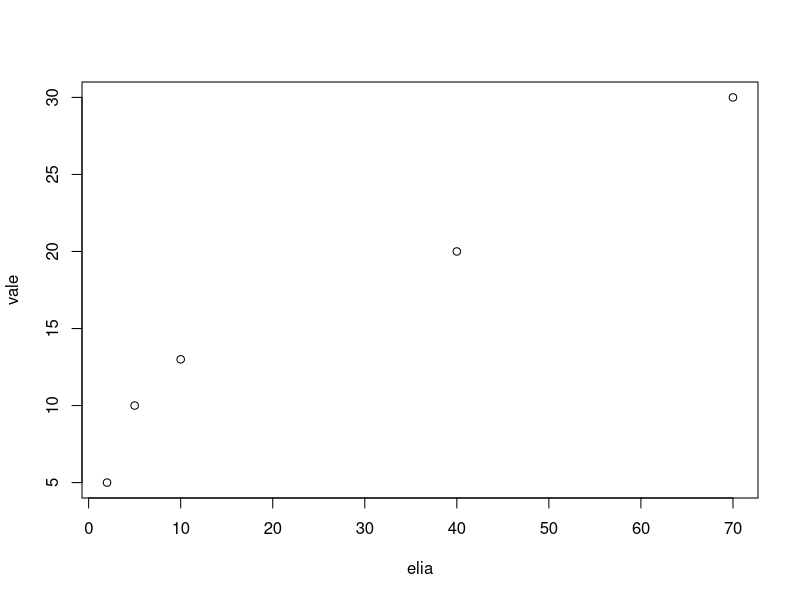
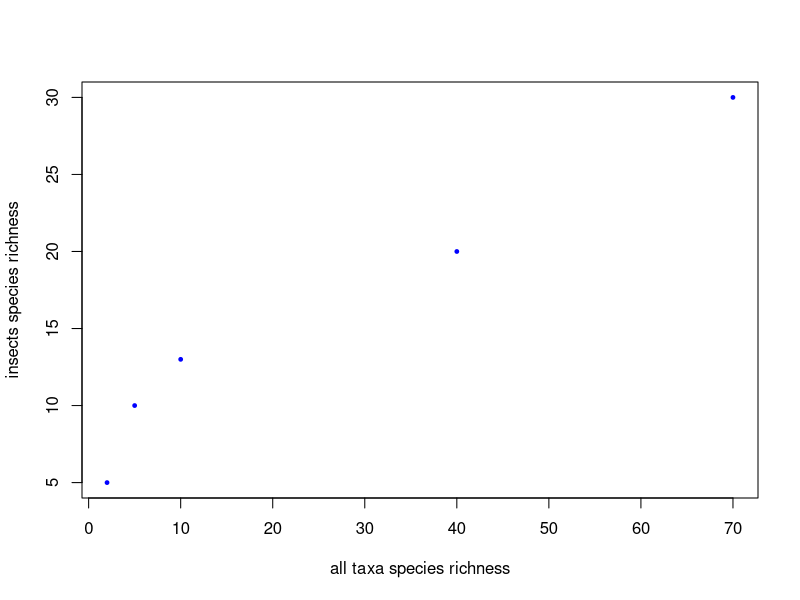
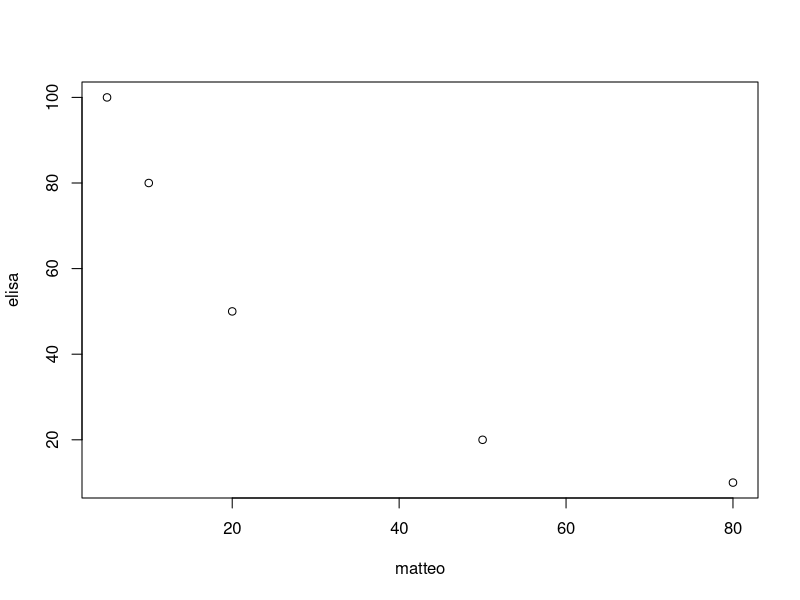
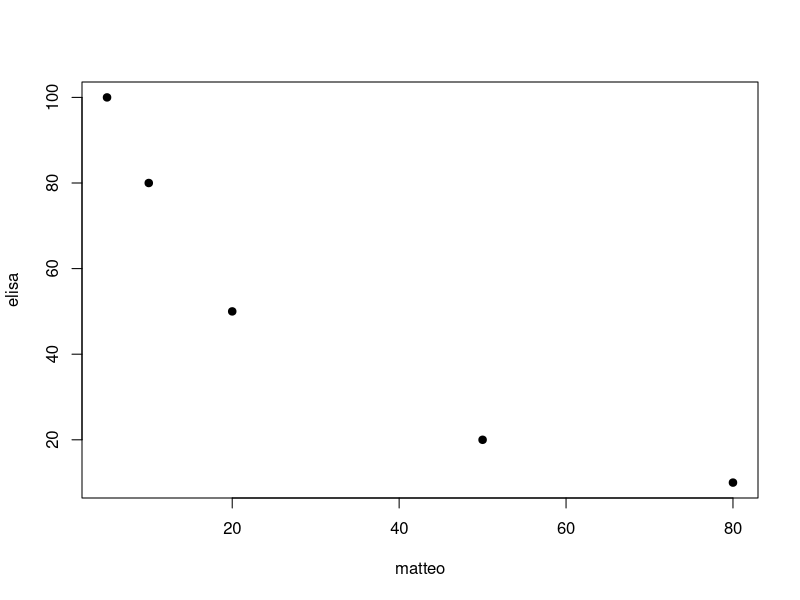
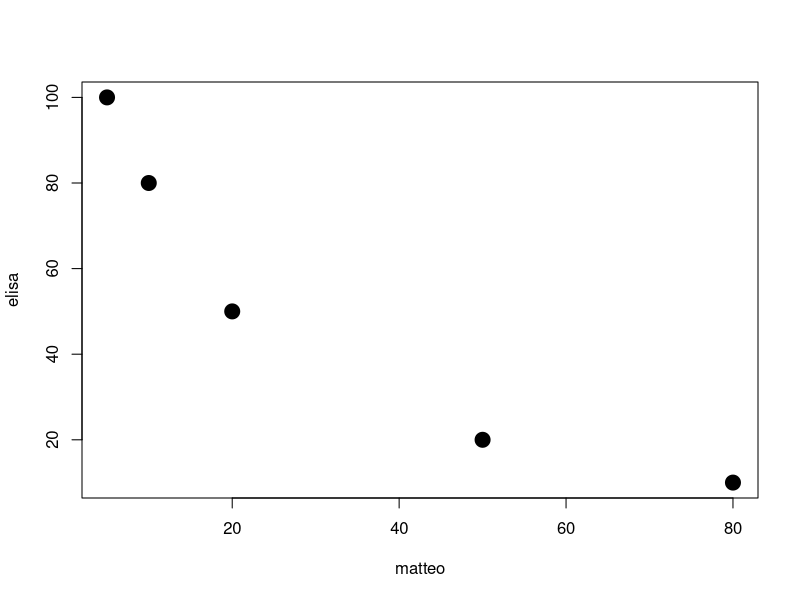
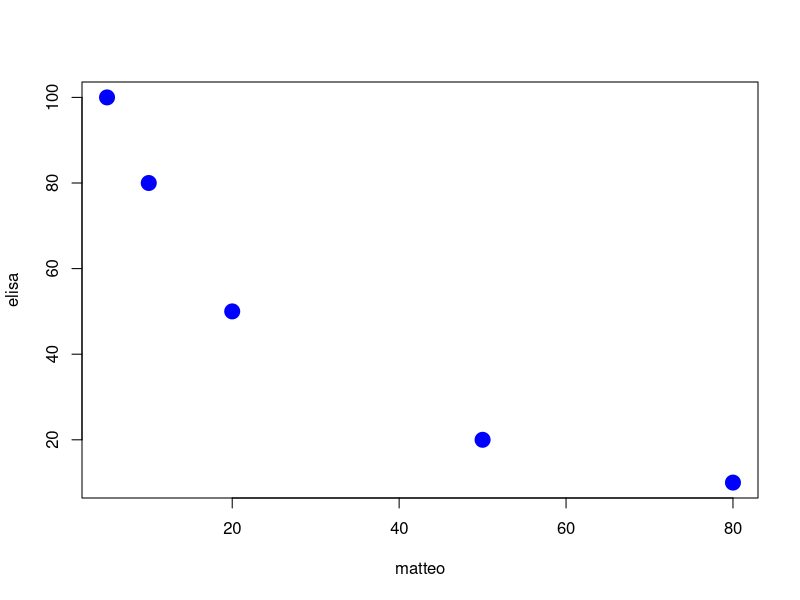
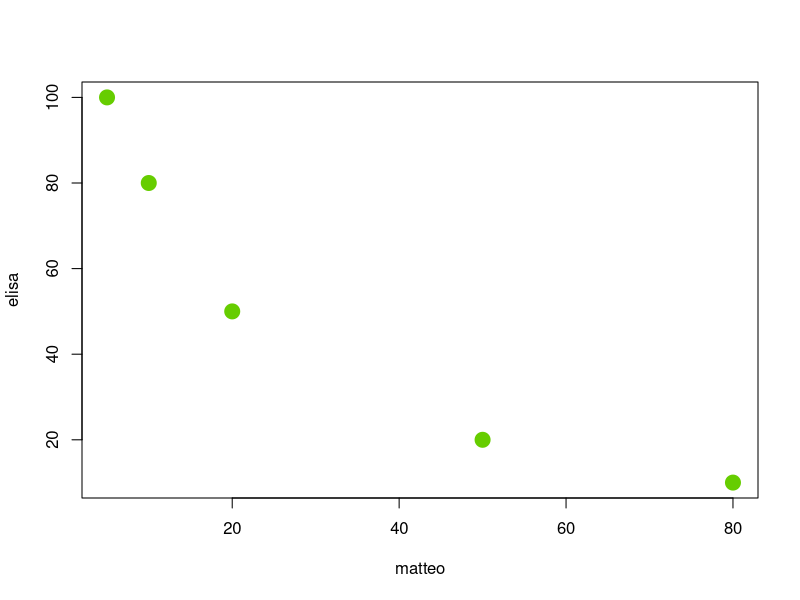
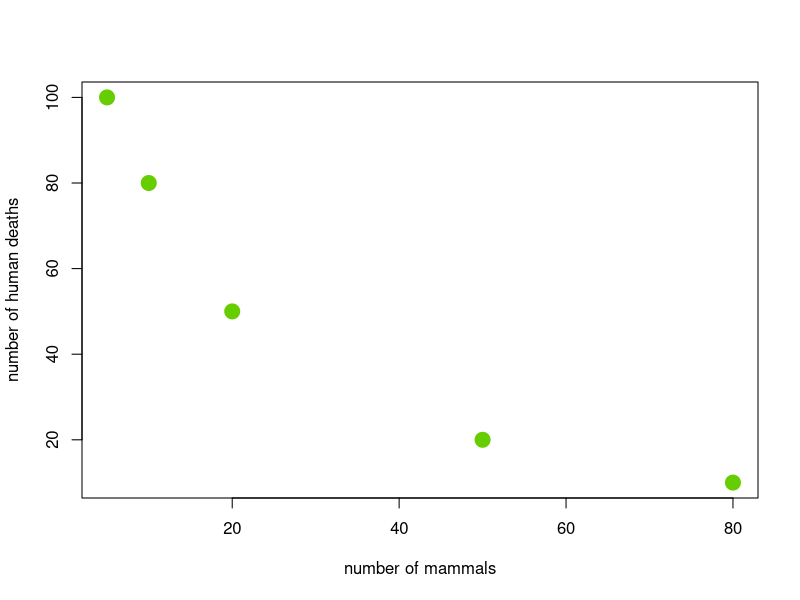

These figures' R source, in order:
# This is a comment and will help humans understand 

2 + 3

ant <- 2 + 3

marco <- 7 + 4

marco + ant

vale <- c(5, 10, 13, 20, 30) #samples of insect species richness

elia <- c(2, 5, 10, 40, 70) #species numbers of different taxa

plot(elia, vale) #graph about the two parameters

#If I want to change the point symbol I will use pch

plot(elia, vale, xlab="all taxa species richness", ylab="insects species richness", col="blue", pch=19, cex=.5)

#graph with names of axis (xlab, ylab), colored points (col), type of points (pch), size of points (cex)


#NEW SCRIPT 2026

#we are using the function c()
matteo <- c(5, 10, 20, 50, 80)  # an array is a set of elements: this is the array of mammal species

sum(5, 10) #YEA
sum (5, 10) #HELL NAW

elisa <- c(100, 80, 50, 20, 10) # an array of human deaths due to a disease

plot(matteo, elisa)

#changing the point character with pch()
plot(matteo, elisa, pch=19)

#character exaggeration
plot(matteo, elisa, pch=19, cex=2)

#changing the color
plot(matteo, elisa, pch=19, cex=2, col="blue")
plot(matteo, elisa, pch=19, cex=2, col="chartreuse3")

#changing the labels
plot(matteo, elisa, pch=19, cex=2, col="chartreuse3", xlab="number of mammals", ylab="number of human deaths")

#increasing the axis dimension
plot(matteo, elisa, pch=19, cex=2, col="chartreuse3", xlab="number of mammals", ylab="number of human deaths", cex.axis=2)

#long function
plot(matteo, 
     elisa, 
     pch=19, 
     cex=2, 
     col="maroon2", 
     xlab="number of mammals", 
     ylab="number of human deaths", 
     cex.axis=2,
     cex.lab=2)
